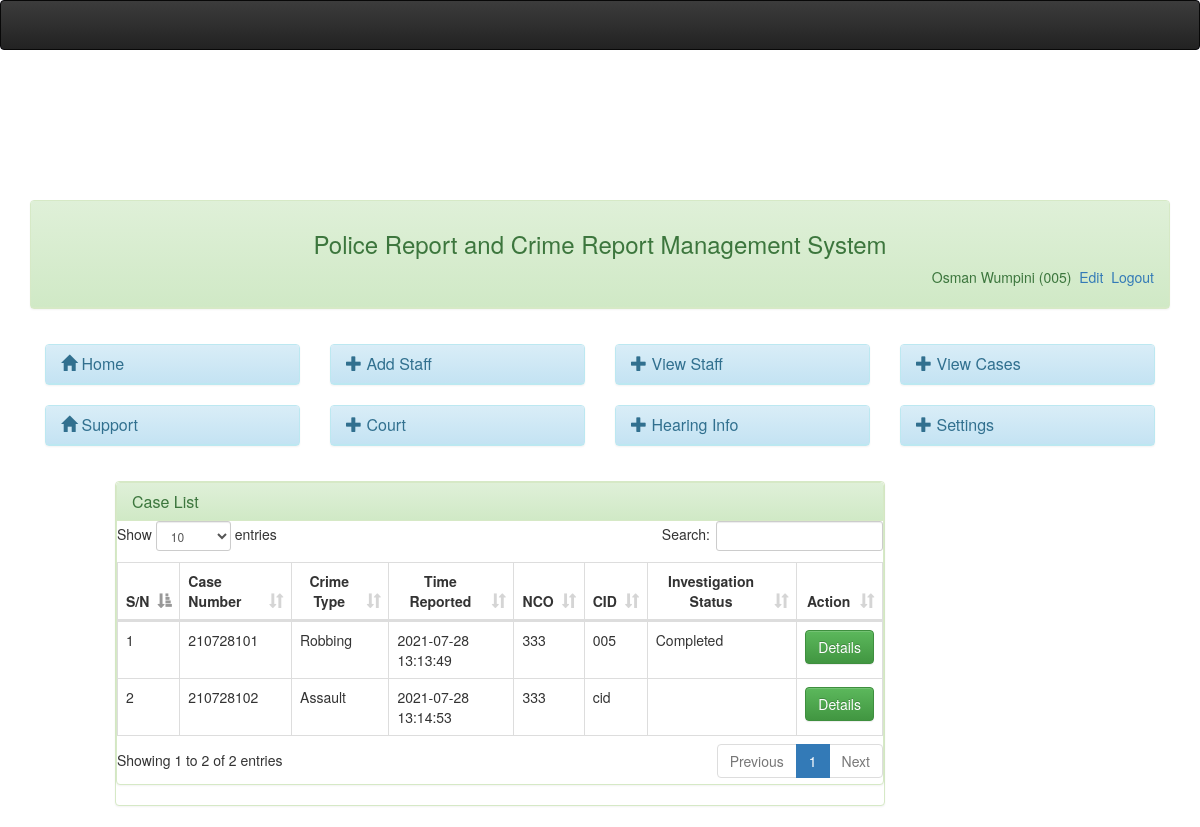
Screenshot of /admin/caseview.php (signed in) with the database file from the repository.
### tables this page shows
CREATE TABLE `userlogin` (
  `id` int(11) NOT NULL,
  `staffid` varchar(20) NOT NULL,
  `status` varchar(50) NOT NULL,
  `password` varchar(50) NOT NULL,
  `surname` varchar(50) NOT NULL,
  `othernames` varchar(50) NOT NULL,
  `confirmation` text DEFAULT NULL
);

CREATE TABLE `case_table` (
  `case_id` varchar(20) NOT NULL,
  `statement` varchar(200) NOT NULL,
  `caseid` int(11) NOT NULL,
  `date_added` datetime DEFAULT NULL,
  `staffid` varchar(30) NOT NULL,
  `case_type` varchar(50) NOT NULL,
  `status` varchar(50) NOT NULL,
  `cid` varchar(20) NOT NULL DEFAULT 'Not Yet',
  `complete_date` date NOT NULL,
  `diaryofaction` varchar(200) NOT NULL
);

### admin/session.php (called while the page is built, shortened)
<?php
$session_id=$_SESSION['staffid'];
?>

### admin/caseview.php (the view, shortened to what this page needs)
<?php
include('dbconnect.php');
include('header.php');
 ?>
<br />
<div class="container-fluid">
	<?php include('menubar.php');?>
	<div class="col-md-1"></div>
	<div class="col-md-8">
		<div class="panel panel-success">
			<div class="panel panel-success">
			 	<div class="panel-heading">
			 		<h3 class="panel-title">
			 			Case List
			 		</h3>
			 	</div>
<div id="trans-table">
<table id="myTable-trans" class="table table-bordered table-hover" cellspacing="0" width="100%">
	<thead>
	    <tr>
	        <th>S/N</th>
	         <th>Case Number</th>
	        <th ><center>Crime Type</center></th>
	        <th><center>Time Reported</center></th>
	        <th><center> NCO</center></th>
	         <th><center>CID</center></th>
	        <th><center> Investigation Status</center></th>
	        <th><center>Action</center></th>
	    </tr>
	</thead>
    <tbody>
    	<?php
		$sn=0;
		$query=mysqli_query($dbcon,"select * from case_table");
		while($row = mysqli_fetch_array($query)){
		$id = $row['case_id'];
		$sn++;
		?>
		<tr>
        <td><?php echo $sn;?></td>
        <td><?php echo $row['case_id'];?></td>
		<td><?php echo $row['case_type'];?></td>
		<td><?php echo $row['date_added']; ?></td>
		<td><?php echo $row['staffid']; ?></td>
		<td><?php echo $row['cid']; ?></td>
		<td><?php echo $row['status']; ?></td>
		<td class="empty" width="">
			<a data-placement="left" title="Click to view" id="view<?php echo $id;?>" href="casedetails.php<?php echo '?id='.$id; ?>&status=<?php echo $row['status'] ?>" class="btn btn-success">Details<i class="icon-pencil icon-large"></i></a>
		</td>
		</tr>
	<?php } ?>
    </tbody>
</table>
</div>
</div>
	</div>
</div>
</body>
</html>

### admin/menubar.php
<div class="col-md-12">
	<div class="panel panel-success">
		<div class="panel-heading" style="padding-bottom: 40px;">
			<center><h3>Police Report and Crime Report Management System</h3></center>
                 	<?php
					include('session.php');
					include('dbconnect.php');
					$query= mysqli_query($dbcon,"select * from userlogin where staffid = '$session_id'")or die(mysqli_error($dbcon));
					$row = mysqli_fetch_array($query);
					?>
                           <span class="pull-right">
                              <?php echo $row['surname']." ". $row['othernames']." (" .$row['staffid'].")";  ?>
                                 <a href="profile.php"><i class="icon-signout icon-large"></i>&nbsp;Edit</a>
                                  <a href="logout.php"><i class="icon-signout icon-large"></i>&nbsp;Logout</a>
                                 </span>
                   </div>
		</div>
		<div class="panel-body">
			<div class="row">
				<div class="col-md-3">
					<div class="panel panel-info">
						<div class="panel-heading">
							<h3 class="panel-title"> <a href="index.php">
								<span class="glyphicon glyphicon-home" aria-hidden="true"></span> Home</a>
						</div>
					</div>
				</div>
				<div class="col-md-3">
					<div class="panel panel-info">
						<div class="panel-heading">
							<h3 class="panel-title"> <a href="addstaff.php">
								<span class="glyphicon glyphicon-plus" aria-hidden="true"></span>
							Add Staff</a>
							</h3>
						</div>
					</div>
				</div>
				<div class="col-md-3">
					<div class="panel panel-info">
						<div class="panel-heading">
							<h3 class="panel-title"> <a href="user.php">
								<span class="glyphicon glyphicon-plus" aria-hidden="true"></span>
							View Staff</a>
							</h3>
						</div>
					</div>
				</div>
				<div class="col-md-3">
					<div class="panel panel-info">
						<div class="panel-heading">
							<h3 class="panel-title"> <a href="caseview.php">
								<span class="glyphicon glyphicon-plus" aria-hidden="true"></span>
							View Cases</a>
							</h3>
						</div>
					</div>
				</div>
			</div>
			<div class="row">
				<div class="col-md-3">
					<div class="panel panel-info">
						<div class="panel-heading">
							<h3 class="panel-title"> <a href="support.php">
								<span class="glyphicon glyphicon-home" aria-hidden="true"></span> Support</a>
						</div>
					</div>
				</div>
				<div class="col-md-3">
					<div class="panel panel-info">
						<div class="panel-heading">
							<h3 class="panel-title"> <a href="court_case.php">
								<span class="glyphicon glyphicon-plus" aria-hidden="true"></span>
							Court</a>
							</h3>
						</div>
					</div>
				</div>
				<div class="col-md-3">
					<div class="panel panel-info">
						<div class="panel-heading">
							<h3 class="panel-title"> <a href="hearing_info1.php">
								<span class="glyphicon glyphicon-plus" aria-hidden="true"></span>
							Hearing Info</a>
							</h3>
						</div>
					</div>
				</div>
				<div class="col-md-3">
					<div class="panel panel-info">
						<div class="panel-heading">
							<h3 class="panel-title"> <a href="profile.php">
								<span class="glyphicon glyphicon-plus" aria-hidden="true"></span>
							Settings</a>
							</h3>
						</div>
					</div>
				</div>
			</div>
		</div>
	</div>
</div>

### assets/css/simple-sidebar.css (style rules this page uses)
body { overflow-x: hidden; }

### rows the page displays
userlogin: surname "Osman", othernames "Wumpini", staffid "005"
case_table: case "210728101", case_type "Robbing", date_added "2021-07-28 13:13:49", staffid "333", cid "005", status "Completed"
case_table: case "210728102", case_type "Assault", date_added "2021-07-28 13:14:53", staffid "333", cid "cid"
